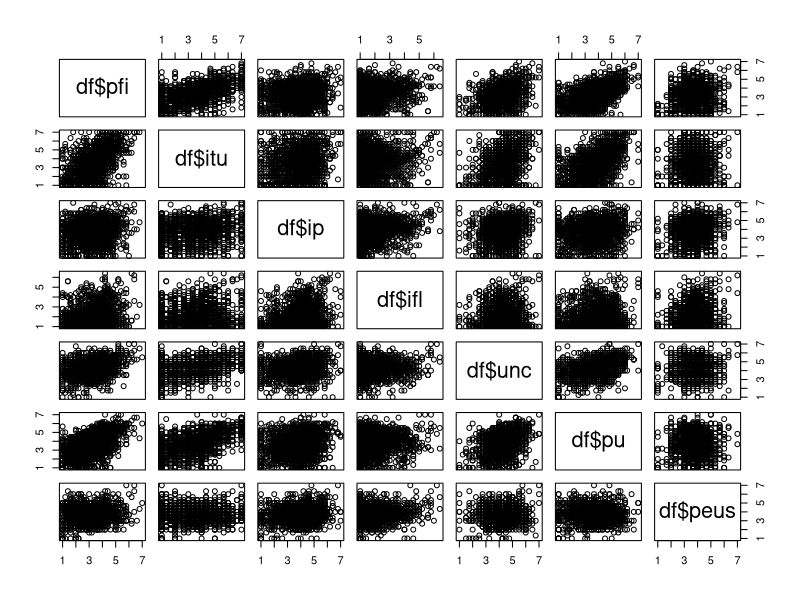

Generate this figure with R: (Note: this script raises an error after producing the figure.)
## ---- chunk 1
knitr::opts_chunk$set(echo = TRUE)
## ---- chunk 2
# write your code here
print("test")
df <- read.csv("mobilebanking.csv")
colnames(df)
df$country <- df$ï..country
## ---- chunk 3
pfi <- c("v3.3", "v3.4", "v3.5", "v3.6", "v3.7")
df$pfi <- rowMeans(df[, pfi])

itu <- c("v5.1", "v5.2", "v5.3")
df$itu <- rowMeans(df[, itu])

ip <- c("v6.1", "v6.2", "v6.3", "v6.4", "v6.5")
df$ip <- rowMeans(df[, ip])

ifl <- c("v6.6", "v6.7", "v6.8", "v6.9", "v6.10")
df$ifl <- rowMeans(df[, ifl])

unc <- c("v3.11", "v3.12", "v3.13", "v3.14")
df$unc <- rowMeans(df[, unc])

pu <- c("v3.1.1", "v3.1.2", "v3.1.3", "v3.1.4", "v3.1.5", "v3.1.6")
df$pu <- rowMeans(df[, pu])

peus <- c("v3.8", "v3.9", "v3.10")
df$peus <- rowMeans(df[, peus])


## ---- chunk 4
pairs(~ df$pfi + df$itu + df$ip + df$ifl + df$unc + df$pu + df$peus)
## ---- chunk 5
# use = "pairwise.complete.obs"
colnames(df)
columns<- colnames(df)[159:165]
cormat<-cor(df[,columns], use="pairwise.complete.obs")



# then use melt() from the package reshape2
# to create a dataframe, where all correlations are in the last column
library(reshape2)
library(ggplot2)
melted_cormat <- melt(round(cormat,2), na.rm = TRUE)
ggplot(data = melted_cormat, aes(x=Var1, y=Var2, fill=value)) + 
  geom_tile()+
  geom_text(aes(Var2, Var1, label = value), color = "white", size = 4)

## ---- chunk 6
# First create a correlation matrix per country for only the variables you're interested in
cormat1 <- cor(df[df$country == 1, 159:165], use="pairwise.complete.obs")
cormat2 <- cor(df[df$country == 2, 159:165], use="pairwise.complete.obs")
cormat3 <- cor(df[df$country == 3, 159:165], use="pairwise.complete.obs")
cormat4 <- cor(df[df$country == 4, 159:165], use="pairwise.complete.obs")

# melt the correlation matrix into a dataframe
melted_cormat1 <- cbind(melt(round(cormat1,2), na.rm = TRUE),rep("UK", 49))
melted_cormat2 <- cbind(melt(round(cormat2,2), na.rm = TRUE), rep("Sweden", 49))
melted_cormat3 <- cbind(melt(round(cormat3,2), na.rm = TRUE), rep("Netherlands", 49))
melted_cormat4 <- cbind(melt(round(cormat4,2), na.rm = TRUE), rep("Spain",49))
# create an extra column to the melted correlation matrix indicating the country
# use `cbind` to add this country column to the melted dataframe.


# add the name "Country" to the column so that you can use this as a variable later on
colnames(melted_cormat1)[4] <- "Country"
colnames(melted_cormat2)[4] <- "Country"
colnames(melted_cormat3)[4] <- "Country"
colnames(melted_cormat4)[4] <- "Country"

# use `rbind` to add four melted dataframes of the four countries.
# this means bind by row, hence all the countries will be on top of each other
meltedcormatmain <- rbind(melted_cormat1, melted_cormat2, melted_cormat3, melted_cormat4 )
# with the column country indicating the country


# use ggplot to plot this dataframe with all the countries
ggplot(data = meltedcormatmain, aes(x=Var1, y=Var2, fill=value)) + 
  geom_tile() +
  geom_text(aes(Var2, Var1, label = value), color = "white", size = 4) + facet_wrap(factor(meltedcormatmain$Country))


ggplot(data = melted_cormat1, aes(x=Var1, y=Var2, fill=value)) + 
  geom_tile()+
  geom_text(aes(Var2, Var1, label = value), color = "white", size = 4)


ggplot(data = melted_cormat, aes(x=Var1, y=Var2, fill=value)) + 
  geom_tile()+
  geom_text(aes(Var2, Var1, label = value), color = "white", size = 4)


ggplot(data = melted_cormat3, aes(x=Var1, y=Var2, fill=value)) + 
  geom_tile()+
  geom_text(aes(Var2, Var1, label = value), color = "white", size = 4)


ggplot(data = melted_cormat4, aes(x=Var1, y=Var2, fill=value)) + 
  geom_tile()+
  geom_text(aes(Var2, Var1, label = value), color = "white", size = 4)
# use geom_tile() you do not need to specify anything else
# use geom_text( indicate the variables you use by aes())
# use facet_wrap to create one plot for each country

## ---- chunk 7
set.seed(1234)
print(df)
colnames(df)[1] <-"Country"
df$Country

dfz <- na.omit(df[1,] & df[159:165,] )
dfz <- na.omit(df[df$Country, df$pfi,df$itu,df$ip,df$ifl, df$unc, df$pu, df$peus])
# set.seed only works on the line immediately following the set.seed

# separate the train and test set using the index you created with the sample command
## ---- chunk 8
library(MASS)
# write your code here
## ---- chunk 9
# write your code here

## ---- chunk 10
# write your code here

## ---- chunk 11
# write your code here

## ---- chunk 12
# create decision boundary
mydata<-df[df$Country==1|df$Country==4,columns[c(2,3,1)]]

# generate data
N<-100
uncertainty  <- seq(min(df[,columns[2]]), max(df[,columns[2]]), length=N)
easeofuse  <- seq(min(df[,columns[3]]), max(df[,columns[3]]), length=N)
usefulness  <- seq(min(df[,columns[4]]), max(df[,columns[4]]), length=N)
image  <- seq(min(df[,columns[5]]), max(df[,columns[5]]), length=N)
intention  <- seq(min(df[,columns[6]]), max(df[,columns[6]]), length=N)
parents  <- seq(min(df[,columns[7]]), max(df[,columns[7]]), length=N)

# select two variables
newdata <- expand.grid(x=uncertainty,y=easeofuse)
colnames(newdata)<-c("uncertainty","easeofuse")

# predict values for new data & perform the lda on these two variables
mylda1 <- lda(Country~uncertainty + easeofuse, mydata)
prd    <- predict(mylda1, newdata=newdata)$class

# plot the data for two variables usefulness and image
plot(mydata[,1:2], col = mydata$Country)
points(mylda1$means, pch = "+", cex = 3, col = c("black","blue"))
contour(x = uncertainty, y = easeofuse, z = matrix(prd,N,N), 
        levels = c(1,4), add = TRUE, drawlabels = TRUE)

### do the same for qda
myqda1 <- qda(Country~uncertainty + easeofuse, mydata)
prd    <- predict(myqda1, newdata=newdata)$class

plot(mydata[,1:2], col = mydata$Country)
points(myqda1$means, pch = "+", cex = 3, col = c("black","blue"))
contour(x = uncertainty, y = easeofuse, z = matrix(prd,N,N), 
        levels = c(1,4), add = TRUE, drawlabels = TRUE)

